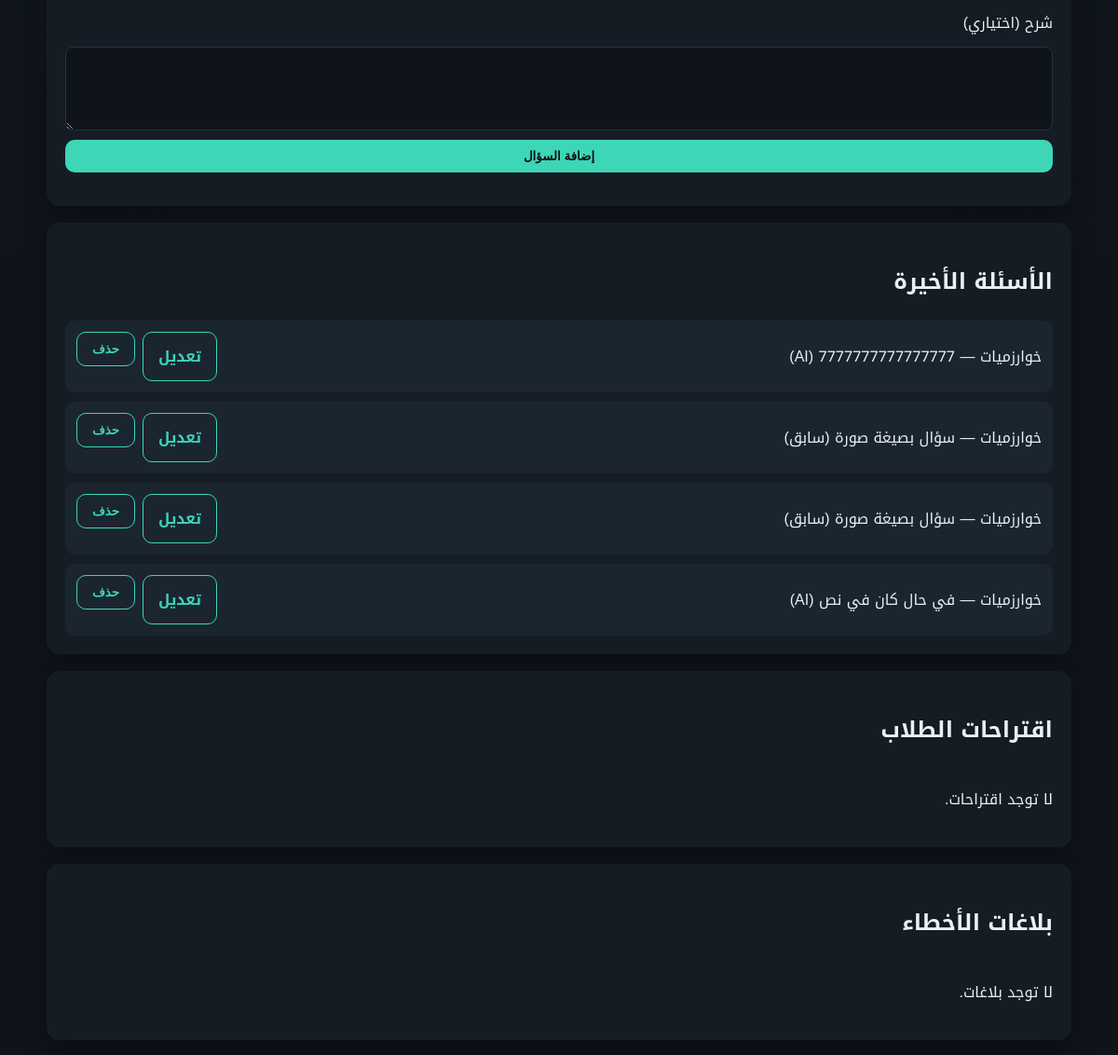
Page /admin (signed in, middle part) on the earlier database version.
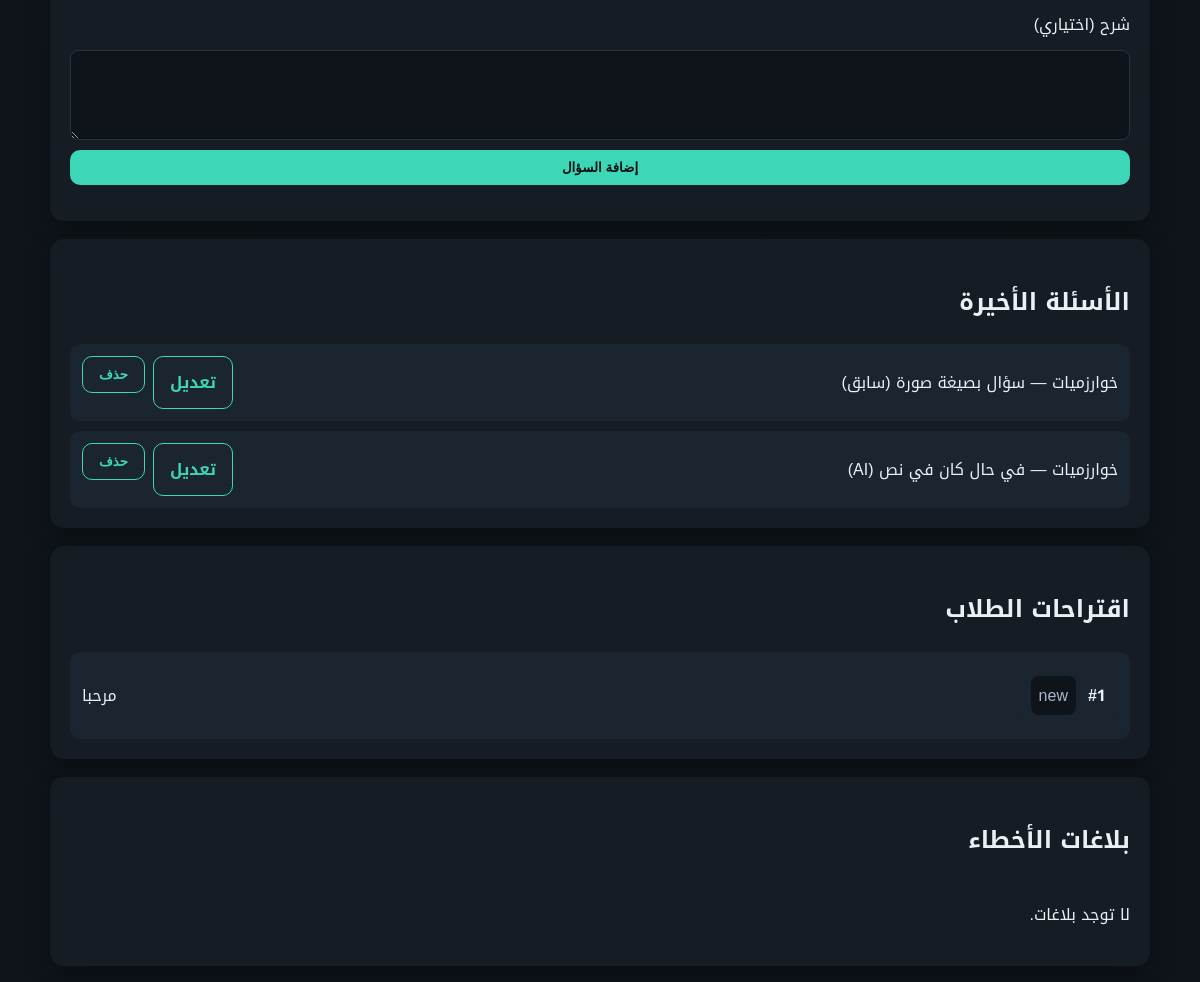
Same page on the later database version.
### tables this page shows
CREATE TABLE questions (
            id INTEGER PRIMARY KEY AUTOINCREMENT,
            subject_id INTEGER NOT NULL,
            exam_type TEXT NOT NULL CHECK (exam_type IN ('mid','final')),
            question_text TEXT NOT NULL,
            choice_a TEXT NOT NULL,
            choice_b TEXT NOT NULL,
            choice_c TEXT NOT NULL,
            choice_d TEXT NOT NULL,
            correct_choice TEXT NOT NULL CHECK (correct_choice IN ('A','B','C','D')),
            explanation TEXT,
            created_at TEXT NOT NULL,
            updated_at TEXT NOT NULL, image_path TEXT, source TEXT,
            FOREIGN KEY(subject_id) REFERENCES subjects(id) ON DELETE CASCADE
        );

CREATE TABLE subjects (
            id INTEGER PRIMARY KEY AUTOINCREMENT,
            name TEXT UNIQUE NOT NULL,
            created_at TEXT NOT NULL
        );

CREATE TABLE suggestions (
            id INTEGER PRIMARY KEY AUTOINCREMENT,
            user_id INTEGER,
            type TEXT NOT NULL,
            subject_name TEXT,
            subject_id INTEGER,
            exam_type TEXT,
            question_text TEXT,
            choice_a TEXT,
            choice_b TEXT,
            choice_c TEXT,
            choice_d TEXT,
            proposed_correct_choice TEXT,
            proposed_explanation TEXT,
            message TEXT,
            status TEXT NOT NULL DEFAULT 'new',
            created_at TEXT NOT NULL, image_path TEXT,
            FOREIGN KEY(user_id) REFERENCES users(id) ON DELETE SET NULL,
            FOREIGN KEY(subject_id) REFERENCES subjects(id) ON DELETE SET NULL
        );

### app.py (the view)
@app.get("/admin", response_class=HTMLResponse)
def admin_home(request: Request):
    admin = require_admin(request)
    if isinstance(admin, RedirectResponse):
        return admin
    conn = get_db()
    subjects = conn.execute("SELECT * FROM subjects ORDER BY name").fetchall()
    suggestions = conn.execute("SELECT * FROM suggestions ORDER BY created_at DESC").fetchall()
    reports = conn.execute(
        "SELECT r.*, q.question_text FROM reports r JOIN questions q ON q.id = r.question_id ORDER BY r.created_at DESC"
    ).fetchall()
    questions = conn.execute(
        "SELECT q.*, s.name AS subject_name FROM questions q JOIN subjects s ON s.id = q.subject_id ORDER BY q.id DESC LIMIT 50"
    ).fetchall()
    conn.close()
    return templates.TemplateResponse(
        "admin.html",
        {"request": request, "user": admin, "subjects": subjects, "suggestions": suggestions, "reports": reports, "questions": questions, "flash": request.session.pop("flash", None)},
    )

### templates/admin.html (shortened to what this page needs)
﻿{% set title = "الإدارة" %}
{% extends "base.html" %}
{% block content %}
<link rel="stylesheet" href="https://unpkg.com/cropperjs@1.6.2/dist/cropper.min.css">
<section class="card">
  <form method="post" action="/admin/questions/create" class="form" enctype="multipart/form-data">
    <label>شرح (اختياري)</label>
    <textarea name="explanation"></textarea>
    <button class="btn" type="submit">إضافة السؤال</button>
  </form>
</section>
<section class="card">
  <h2>الأسئلة الأخيرة</h2>
  <div class="list">
    {% for q in questions %}
      <div class="row">
        <span>{{ q.subject_name }} — {{ q.question_text or 'سؤال بصيغة صورة' }} ({{ 'سابق' if q.source == 'past' else 'AI' }})</span>
        <div class="actions">
          <a class="btn ghost" href="/admin/questions/{{ q.id }}/edit">تعديل</a>
          <form method="post" action="/admin/questions/{{ q.id }}/delete">
            <button class="btn ghost" type="submit">حذف</button>
          </form>
        </div>
      </div>
    {% else %}
      <p>لا توجد أسئلة بعد.</p>
    {% endfor %}
  </div>
</section>
<section class="card">
  <h2>اقتراحات الطلاب</h2>
  <div class="list">
    {% for s in suggestions %}
      <div class="item">
        <div class="row">
          <strong>#{{ s.id }}</strong>
          <span class="badge">{{ s.status }}</span>
        </div>
        {% if s.type == 'question' %}
          <p>{{ s.question_text or 'سؤال بصيغة صورة' }}</p>
          <p class="muted">نوع الامتحان: {{ s.exam_type }}</p>
          {% if s.subject_name %}
            <p class="muted">المادة المقترحة: {{ s.subject_name }}</p>
          {% endif %}
          {% if s.image_path %}
            <img class="question-image" src="/static/{{ s.image_path }}" alt="صورة الاقتراح" />
          {% endif %}
          <div class="grid two">
            <div class="card">
              <p>الخيار A: {{ s.choice_a }}</p>
              <p>الخيار B: {{ s.choice_b }}</p>
              <p>الخيار C: {{ s.choice_c }}</p>
              <p>الخيار D: {{ s.choice_d }}</p>
            </div>
            <div class="card">
              <p>الإجابة المقترحة: {{ s.proposed_correct_choice }}</p>
              <p>الشرح المقترح: {{ s.proposed_explanation }}</p>
            </div>
          </div>
          <form method="post" action="/admin/suggestions/{{ s.id }}/publish" class="form inline">
            <select name="subject_id" required>
              {% for sub in subjects %}
                <option value="{{ sub.id }}">{{ sub.name }}</option>
              {% endfor %}
            </select>
            <select name="exam_type">
              <option value="mid">منتصف الفصل</option>
              <option value="final">نهائي</option>
              <option value="both">كلاهما</option>
            </select>
            <button class="btn" type="submit">نشر</button>
          </form>
          <form method="post" action="/admin/suggestions/{{ s.id }}/reject">
            <button class="btn ghost" type="submit">رفض</button>
          </form>
        {% else %}
          <p>{{ s.message }}</p>
        {% endif %}
      </div>
    {% else %}
      <p>لا توجد اقتراحات.</p>
    {% endfor %}
  </div>
</section>
<section class="card">
  <h2>بلاغات الأخطاء</h2>
  <div class="list">
    {% for r in reports %}
      <div class="item">
        <div class="row">
          <strong>#{{ r.id }}</strong>
          <span class="badge">{{ r.status }}</span>
        </div>
        <p>{{ r.question_text }}</p>
        <p>{{ r.report_text }}</p>
        <form method="post" action="/admin/reports/{{ r.id }}/resolve" class="form inline">
          <select name="correct_choice">
            <option value="A">A</option>
            <option value="B">B</option>
            <option value="C">C</option>
            <option value="D">D</option>
          </select>
          <input name="explanation" placeholder="شرح مختصر" />
          <button class="btn" type="submit">تصحيح وحل</button>
        </form>
      </div>
    {% else %}
      <p>لا توجد بلاغات.</p>
    {% endfor %}
  </div>
</section>
{% endblock %}

Differences in the rows shown:
removed questions: subject_name "خوارزميات", source "AI"
removed questions: subject_name "خوارزميات", question_text "سؤال بصيغة صورة", source "سابق"
added suggestions: id "1", status "new", message "مرحبا"
Other differences:
text no longer shown: "لا توجد اقتراحات."
